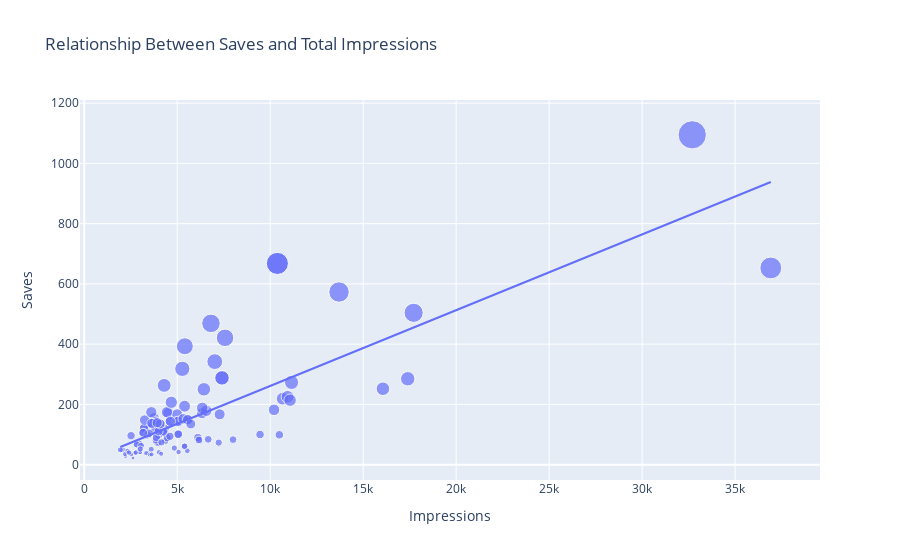

Here is the notebook cell this chart was saved with:
### Markdown cell above
A more number of shares will result in a higher reach, but shares don’t affect the reach of a post as much as likes do.

### Code cell
# Relationship between the number of saves and the number of impressions on this person's Instagram posts
figure = px.scatter(data_frame=data, x="Impressions", y="Saves",
                   size="Saves", trendline="ols",
                   title="Relationship Between Saves and Total Impressions")
figure.show()
